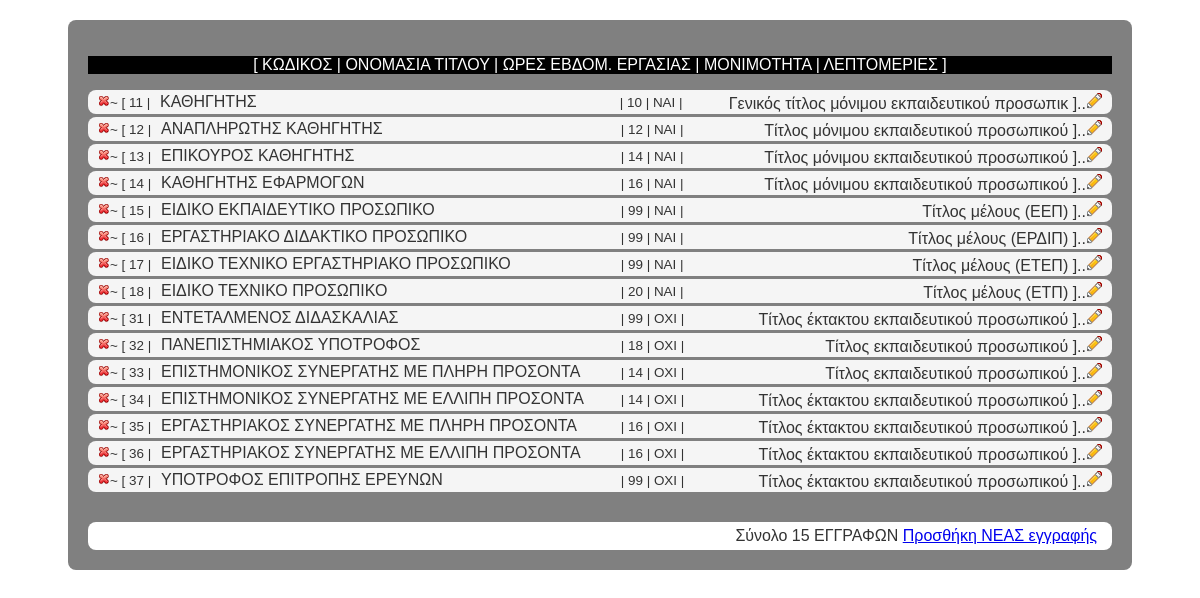
The app's page /profeTitlesManipu/index.php with its own data.
### tables this page shows
CREATE TABLE IF NOT EXISTS `professortitles` (
  `professorTitleID` int(10) unsigned NOT NULL AUTO_INCREMENT,
  `titleName` varchar(45) DEFAULT NULL,
  `weekTeachHours` int(11) DEFAULT NULL,
  `isStanding` set('ΝΑΙ','ΟΧΙ') NOT NULL DEFAULT 'ΟΧΙ' COMMENT 'is standing this title of professor? gives the permanent of the title or not',
  `otherDetails` varchar(45) DEFAULT NULL,
  PRIMARY KEY (`professorTitleID`),
  UNIQUE KEY `professorTitleID_UNIQUE` (`professorTitleID`)
);

### profeTitlesManipu/index.php (the view, shortened to what this page needs)
<!DOCTYPE html>
<html>
<head>
  <link rel="stylesheet" type="text/css" href="..\styles.css"/>
</head>
<body>
<div id="results">
  <p class="center">
    [ ΚΩΔΙΚΟΣ | ΟΝΟΜΑΣΙΑ ΤΙΤΛΟΥ | ΩΡΕΣ ΕΒΔΟΜ. ΕΡΓΑΣΙΑΣ | ΜΟΝΙΜΟΤΗΤΑ | ΛΕΠΤΟΜΕΡΙΕΣ ]
  </p>
<?php
  require_once('..\parameteDB.php');
  try {
    $pdoObject = new PDO("mysql:host=$dbhost; dbname=$dbname;", $dbuser, $dbpass);
    $pdoObject -> exec('set names utf8');
    $sql = 'SELECT *
            FROM professorTitles';
    $statement= $pdoObject->query($sql);
    $recoCounter= 0;
    while ( $record= $statement->fetch() ) {
      $recoCounter++;
      echo '<p class="result">'
         . '<a href="deleteRecord.php?mode=delete&id=' . $record['professorTitleID'] .'"><img src="../deleteButton.png"/></a>'
         . '~ [ ' . $record[ 'professorTitleID' ]
         . ' | <span class="main-coloumn">' . $record[ 'titleName' ] . '</span>'
         . ' | ' . $record[ 'weekTeachHours' ]
         . ' | ' . $record[ 'isStanding' ]
         . ' | <span>' . $record[ 'otherDetails' ]
         .  ' ]..' . '<a href="dualform.php?mode=update&id=' . $record['professorTitleID'] .'"><img src="../editButton.png"/></a></span>
            </p>';
    }
   } catch (PDOException $e) {
     echo 'PDO Exception: '.$e->getMessage();
   }
?>
<p id="commands">Σύνολο <?php echo $recoCounter; ?> ΕΓΓΡΑΦΩΝ <a href="dualform.php?mode=insert">Προσθήκη ΝΕΑΣ εγγραφής</a></p>
</div>
</body>
</html>

### styles.css (style rules this page uses)
* { font-family: Helvetica, Verdana, Arial, sans-serif; font-size :12pt; }
body { font-family: Tahoma, Geneva, sans-serif; font-size: 10pt; color: #333; }
#results { width: 1024px; margin: 20px auto; padding: 20px; background-color: grey; border-radius: 8px; font-family: Helvetica, Verdana, Arial, sans-serif; float:auto; }
.result { background-color: whitesmoke; font-size: 0.84em; padding: 3px 10px; margin: 3px 0; border-radius: 8px; }
#commands { margin: 30px 0 0 0; padding: 5px 15px; background-color: white; text-align: right; border-radius: 8px; }
.center { text-align: center; background-color: black; color: white }
span { margin: 0 6px; }
span:first-of-type { margin-left: 6; }
span:last-of-type { margin-right: 0; float:right; }
span.main-coloumn { display: inline-block; width: 450px; }

### records on screen
professortitles: professorTitleID "11", titleName "ΚΑΘΗΓΗΤΗΣ", weekTeachHours "10", isStanding "ΝΑΙ", otherDetails "Γενικός τίτλος μόνιμου εκπαιδευτικού προσωπικ"
professortitles: professorTitleID "12", titleName "ΑΝΑΠΛΗΡΩΤΗΣ ΚΑΘΗΓΗΤΗΣ", weekTeachHours "12", isStanding "ΝΑΙ", otherDetails "Τίτλος μόνιμου εκπαιδευτικού προσωπικού"
professortitles: professorTitleID "13", titleName "ΕΠΙΚΟΥΡΟΣ ΚΑΘΗΓΗΤΗΣ", weekTeachHours "14", isStanding "ΝΑΙ", otherDetails "Τίτλος μόνιμου εκπαιδευτικού προσωπικού"
professortitles: professorTitleID "14", titleName "ΚΑΘΗΓΗΤΗΣ ΕΦΑΡΜΟΓΩΝ", weekTeachHours "16", isStanding "ΝΑΙ", otherDetails "Τίτλος μόνιμου εκπαιδευτικού προσωπικού"
professortitles: professorTitleID "15", titleName "ΕΙΔΙΚΟ ΕΚΠΑΙΔΕΥΤΙΚΟ ΠΡΟΣΩΠΙΚΟ", weekTeachHours "99", isStanding "ΝΑΙ", otherDetails "Τίτλος μέλους (ΕΕΠ)"
professortitles: professorTitleID "16", titleName "ΕΡΓΑΣΤΗΡΙΑΚΟ ΔΙΔΑΚΤΙΚΟ ΠΡΟΣΩΠΙΚΟ", weekTeachHours "99", isStanding "ΝΑΙ", otherDetails "Τίτλος μέλους (ΕΡΔΙΠ)"
professortitles: professorTitleID "17", titleName "ΕΙΔΙΚΟ ΤΕΧΝΙΚΟ ΕΡΓΑΣΤΗΡΙΑΚΟ ΠΡΟΣΩΠΙΚΟ", weekTeachHours "99", isStanding "ΝΑΙ", otherDetails "Τίτλος μέλους (ΕΤΕΠ)"
professortitles: professorTitleID "18", titleName "ΕΙΔΙΚΟ ΤΕΧΝΙΚΟ ΠΡΟΣΩΠΙΚΟ", weekTeachHours "20", isStanding "ΝΑΙ", otherDetails "Τίτλος μέλους (ΕΤΠ)"
professortitles: professorTitleID "31", titleName "ΕΝΤΕΤΑΛΜΕΝΟΣ ΔΙΔΑΣΚΑΛΙΑΣ", weekTeachHours "99", isStanding "ΟΧΙ", otherDetails "Τίτλος έκτακτου εκπαιδευτικού προσωπικού"
professortitles: professorTitleID "32", titleName "ΠΑΝΕΠΙΣΤΗΜΙΑΚΟΣ ΥΠΟΤΡΟΦΟΣ", weekTeachHours "18", isStanding "ΟΧΙ", otherDetails "Τίτλος εκπαιδευτικού προσωπικού"
professortitles: professorTitleID "33", titleName "ΕΠΙΣΤΗΜΟΝΙΚΟΣ ΣΥΝΕΡΓΑΤΗΣ ΜΕ ΠΛΗΡΗ ΠΡΟΣΟΝΤΑ", weekTeachHours "14", isStanding "ΟΧΙ", otherDetails "Τίτλος εκπαιδευτικού προσωπικού"
professortitles: professorTitleID "34", titleName "ΕΠΙΣΤΗΜΟΝΙΚΟΣ ΣΥΝΕΡΓΑΤΗΣ ΜΕ ΕΛΛΙΠΗ ΠΡΟΣΟΝΤΑ", weekTeachHours "14", isStanding "ΟΧΙ", otherDetails "Τίτλος έκτακτου εκπαιδευτικού προσωπικού"
professortitles: professorTitleID "35", titleName "ΕΡΓΑΣΤΗΡΙΑΚΟΣ ΣΥΝΕΡΓΑΤΗΣ ΜΕ ΠΛΗΡΗ ΠΡΟΣΟΝΤΑ", weekTeachHours "16", isStanding "ΟΧΙ", otherDetails "Τίτλος έκτακτου εκπαιδευτικού προσωπικού"
professortitles: professorTitleID "36", titleName "ΕΡΓΑΣΤΗΡΙΑΚΟΣ ΣΥΝΕΡΓΑΤΗΣ ΜΕ ΕΛΛΙΠΗ ΠΡΟΣΟΝΤΑ", weekTeachHours "16", isStanding "ΟΧΙ", otherDetails "Τίτλος έκτακτου εκπαιδευτικού προσωπικού"
professortitles: professorTitleID "37", titleName "ΥΠΟΤΡΟΦΟΣ ΕΠΙΤΡΟΠΗΣ ΕΡΕΥΝΩΝ", weekTeachHours "99", isStanding "ΟΧΙ", otherDetails "Τίτλος έκτακτου εκπαιδευτικού προσωπικού"

### other values on screen
$recoCounter "15"
